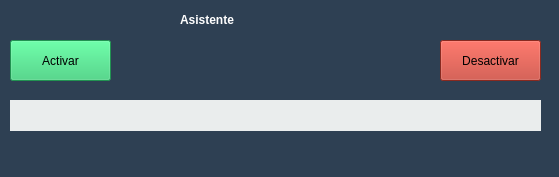
<?xml version="1.0" encoding="UTF-8"?>
<ui version="4.0">
 <class>MainWindow</class>
 <widget class="QMainWindow" name="MainWindow">
  <property name="geometry">
   <rect>
    <x>0</x>
    <y>0</y>
    <width>559</width>
    <height>177</height>
   </rect>
  </property>
  <property name="maximumSize">
   <size>
    <width>559</width>
    <height>16777215</height>
   </size>
  </property>
  <property name="windowTitle">
   <string>Asistente</string>
  </property>
  <property name="styleSheet">
   <string notr="true">background-color: rgb(46, 64, 83);</string>
  </property>
  <widget class="QWidget" name="centralwidget">
   <widget class="QLabel" name="label">
    <property name="geometry">
     <rect>
      <x>180</x>
      <y>0</y>
      <width>211</width>
      <height>41</height>
     </rect>
    </property>
    <property name="styleSheet">
     <string notr="true">
font-color:#fff;
font: 28pt &quot;OCR A Extended&quot;;</string>
    </property>
    <property name="text">
     <string>&lt;html&gt;&lt;head/&gt;&lt;body&gt;&lt;p&gt;&lt;span style=&quot; font-weight:600; color:#ffffff;&quot;&gt;Asistente &lt;/span&gt;&lt;/p&gt;&lt;/body&gt;&lt;/html&gt;</string>
    </property>
   </widget>
   <widget class="QPushButton" name="pushButton">
    <property name="geometry">
     <rect>
      <x>10</x>
      <y>40</y>
      <width>101</width>
      <height>41</height>
     </rect>
    </property>
    <property name="styleSheet">
     <string notr="true">background-color:rgb(46, 204, 113 );
font: 12pt &quot;OCR A Extended&quot;;</string>
    </property>
    <property name="text">
     <string>Activar</string>
    </property>
   </widget>
   <widget class="QPushButton" name="pushButton_2">
    <property name="geometry">
     <rect>
      <x>440</x>
      <y>40</y>
      <width>101</width>
      <height>41</height>
     </rect>
    </property>
    <property name="styleSheet">
     <string notr="true">background-color:rgb(192, 57, 43);
font: 12pt &quot;OCR A Extended&quot;;</string>
    </property>
    <property name="text">
     <string>Desactivar</string>
    </property>
   </widget>
   <widget class="QLabel" name="label_2">
    <property name="geometry">
     <rect>
      <x>10</x>
      <y>100</y>
      <width>531</width>
      <height>31</height>
     </rect>
    </property>
    <property name="styleSheet">
     <string notr="true">background-color:rgb(234, 237, 237 );</string>
    </property>
    <property name="text">
     <string/>
    </property>
   </widget>
  </widget>
  <widget class="QStatusBar" name="statusbar"/>
 </widget>
 <resources/>
 <connections/>
</ui>
